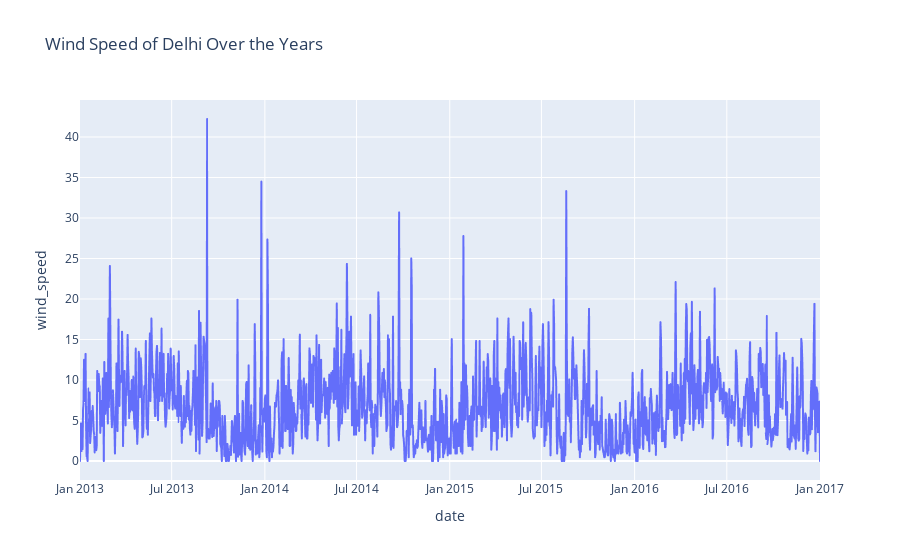

Write notebook code for a chart like this one.
### Code cell
figure = px.line(data, x = 'date', y = 'wind_speed', title = 'Wind Speed of Delhi Over the Years')
figure.show()

### Figure 1 — Plotly figure (JSON) as saved in the notebook; plotly's stock layout.template omitted (floating-point values rounded to 4 significant figures; data arrays with more than 128 entries replaced by an {"elided": "..."} marker saying what was removed)
{"data": [{"hovertemplate": "date=%{x}<br>wind_speed=%{y}<extra></extra>", "legendgroup": "", "line": {"color": "#636efa", "dash": "solid"}, "marker": {"symbol": "circle"}, "mode": "lines", "name": "", "showlegend": false, "type": "scattergl", "x": {"elided": "1462 str values"}, "xaxis": "x", "y": {"elided": "1462 float values"}, "yaxis": "y"}], "layout": {"legend": {"tracegroupgap": 0}, "title": {"text": "Wind Speed of Delhi Over the Years"}, "xaxis": {"anchor": "y", "domain": [0, 1], "title": {"text": "date"}}, "yaxis": {"anchor": "x", "domain": [0, 1], "title": {"text": "wind_speed"}}}}
